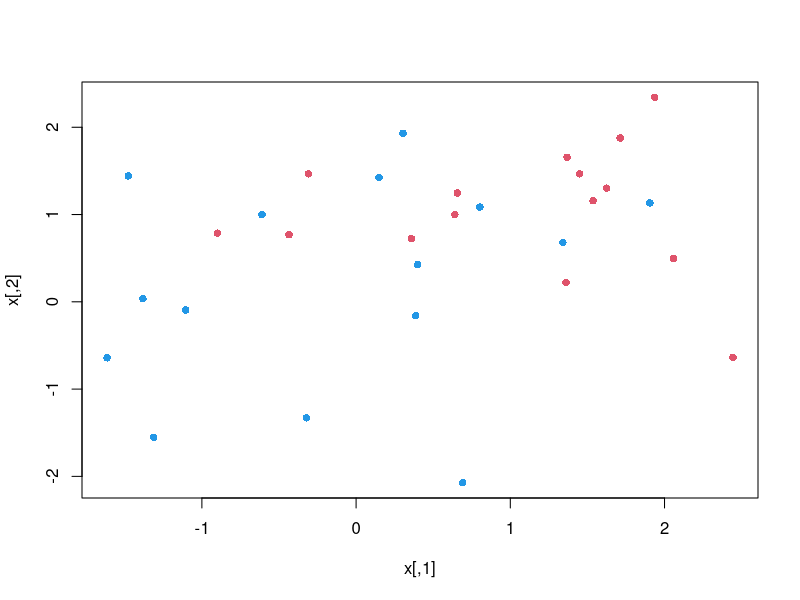
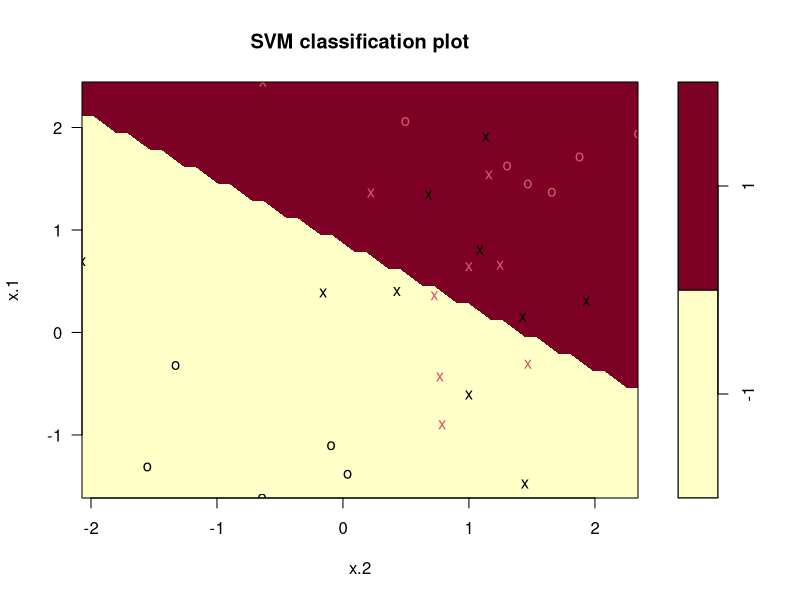
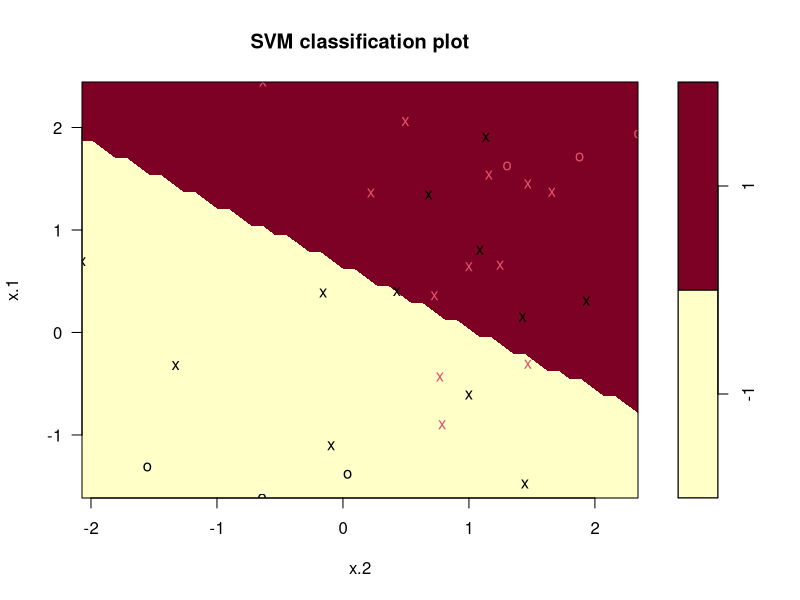
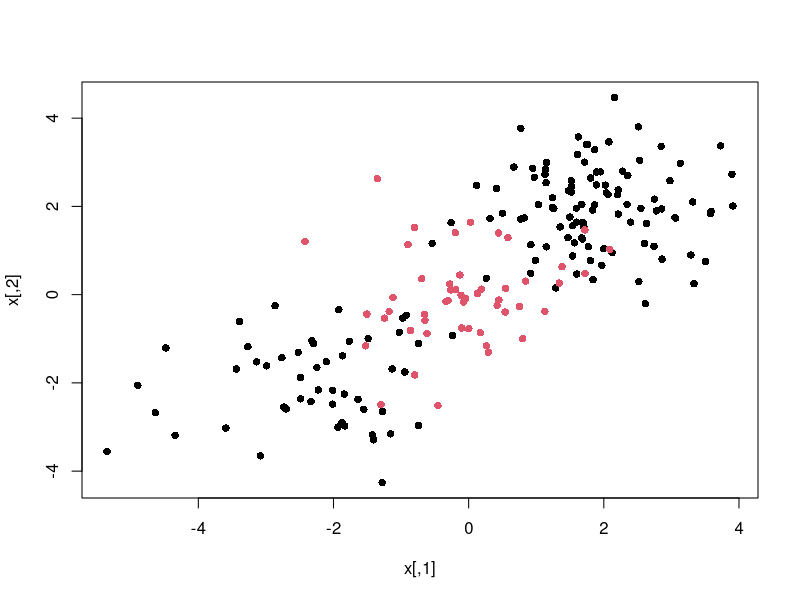
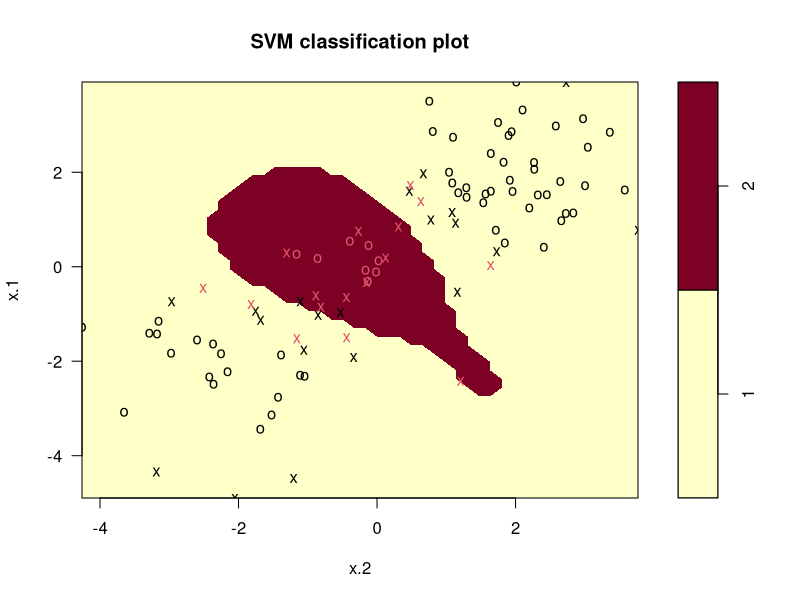
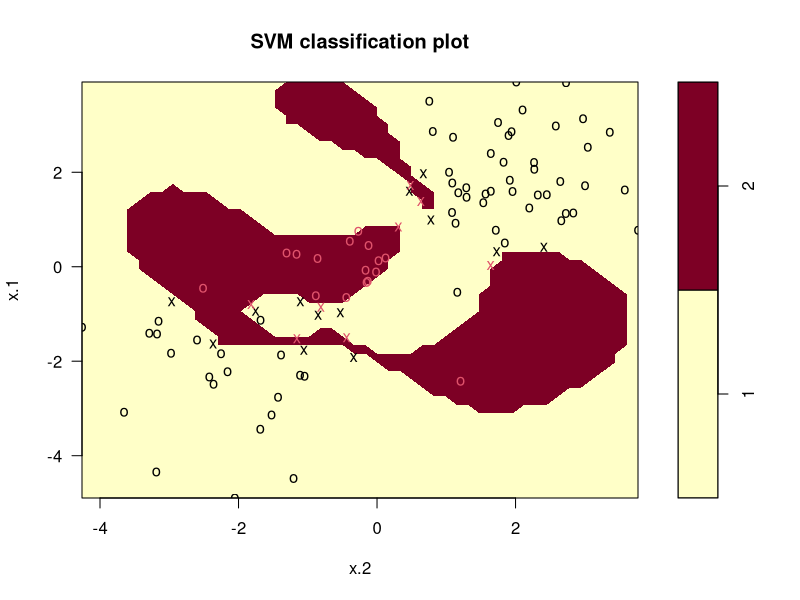

These charts were generated, in order, by the following R code:
# Ejemplo 4. Máquinas de Vectores de Soporte

#### Clasificador de vectores de soporte

# Cargamos el paquete `e1071` para ajustar máquinas de vectores de soporte


# install.packages("e1071") para instalarlo
library(e1071) 


###
  
# Generamos observaciones correspondientes a dos clases


set.seed(754)
x <- matrix(rnorm(30*2), ncol = 2)
y <- c(rep(-1, 15), rep(1, 15))
x[y == 1, ] <- x[y == 1, ] + 1


###
  
  
plot(x, col = (3-y), pch = 16)


###
  
# Creamos un data frame con la respuesta como factor


dat <- data.frame(x = x, y = as.factor(y))
tail(dat)


###
  
# Ajustamos el clasificador de vectores de soporte con la función `svm`


svmfit <- svm(y~., data = dat, kernel = "linear", 
              cost = 10, scale = FALSE)


# Acontinuación, mostramos el clasificador de vectores de soporte junto con las observaciones. Los vectores de soporte se muestran como $x's$

###


plot(svmfit, dat)


###

# También podemos observar los índices (números de filas en el data frame) que corresponden a vectores de soporte


svmfit$index



length(svmfit$index)


###

# Mostramos un breve resumen del ajuste

summary(svmfit)


###

# Volvemos a realizar el ajuste pero ahora con el valor del parámetro `cost = 0.1`


svmfit <- svm(y~., data = dat, kernel = "linear", 
cost = 0.1, scale = FALSE)


###


plot(svmfit, dat)


###

# Tenemos más vectores de soporte


length(svmfit$index)

svmfit$index

###

# El siguiente comando indica que queremos comparar MVS con un kernel lineal, usando un rago de valores del parámetro `cost`

set.seed(524)
tune.out <- tune(svm, y~., data = dat, kernel = "linear", 
ranges = list(cost = c(0.001, 0.01, 0.1, 1, 5, 10, 100)))


###

summary(tune.out)


###

# Elegimos el mejor modelo ajustado


bestmod <- tune.out$best.model


###


summary(bestmod)


###

# Ahora consideramos un conjunto de datos de prueba


xtest <- matrix(rnorm(45*2), ncol = 2)
ytest <- sample(c(-1, 1), 45, rep = TRUE)
xtest[ytest == 1, ] <- xtest[ytest == 1, ] + 1
testdat <- data.frame(x = xtest, y = as.factor(ytest))
tail(testdat)


###

# Realizamos una clasificación usando el mejor modelo ajustado y el conjunto de datos de prueba. Luego, mostramos la matriz de confusión


ypred <- predict(bestmod, testdat)
table(predict = ypred, truth = testdat$y)


###

#### Máquinas de vectores de soporte

# Generamos datos con una frontera de clase no lineal


set.seed(6891)
x <- matrix(rnorm(200*2), ncol = 2)
x[1:100,] <- x[1:100,] + 2
x[101:150,] <- x[101:150,] - 2
y <- c(rep(1, 150), rep(2, 50))
dat <- data.frame(x = x, y = as.factor(y))
head(dat)


###


plot(x, col = y, pch = 16)


###

# Generamos índices para el conjunto de entrenamiento

train <- sample(200, 100)
tail(as.data.frame(train))


###

# Ajustamos una máquina de vectores de soporte con un kernel radial y valores de los parámetros `gamma = 1` y `cost = 1`

svmfit <- svm(y~., data = dat[train, ], 
kernel = "radial", gamma = 1, cost = 1)


###


plot(svmfit, dat[train, ])


###

summary(svmfit)

###

# Ajustamos una máquina de vectores de soporte con un kernel radial y valores de los parámetros `gamma = 1` y `cost = 1e5`

svmfit <- svm(y~., data = dat[train, ], 
kernel = "radial", gamma = 1, cost = 1e5)


###


plot(svmfit, dat[train, ])


###

# Ajustamos máquinas de vectores de soporte con un kernel radial para diferentes valores de los parámetros `cost` y `gamma`

set.seed(1980)
tune.out <- tune(svm, y~., data = dat[train, ], kernel = "radial", 
ranges = list(cost = c(0.1, 1, 10, 100, 1000), 
gamma = c(0.5, 1, 2, 3, 4)))


###

summary(tune.out)


###

# Realizamos clasificación con el mejor modelo ajustado y obtenemos la matriz de confusión.

table(true = dat[-train, "y"], 
pred = predict(tune.out$best.model, newdata = dat[-train,]))

